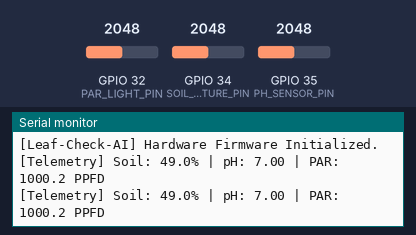
The program below on a simulated ESP32. On the bench: the last lines printed to the serial monitor. The inputs (shaded band) are chosen by the test bench; at power-on: GPIO 32 (PAR_LIGHT_PIN) = 2048, GPIO 34 (SOIL_MOISTURE_PIN) = 2048, GPIO 35 (PH_SENSOR_PIN) = 2048.

Above: at 5.8 s.
5.9 s: GPIO 32 (PAR_LIGHT_PIN) set to 2866
At 10.9 s:
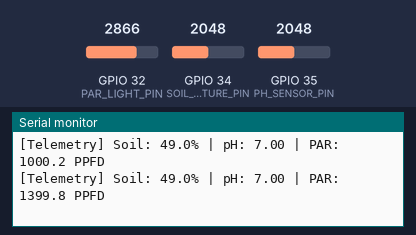
11.9 s: GPIO 34 (SOIL_MOISTURE_PIN) set to 2866
At 15.9 s:
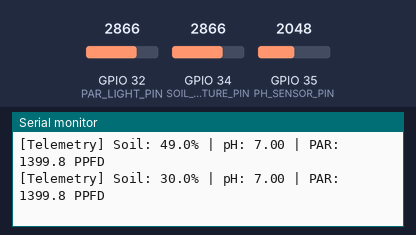
17.9 s: GPIO 35 (PH_SENSOR_PIN) set to 2866
At 20.9 s:
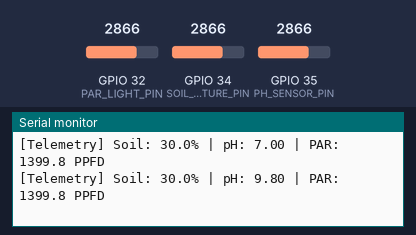
23.9 s: GPIO 32 (PAR_LIGHT_PIN) set to 3603
At 26.0 s:
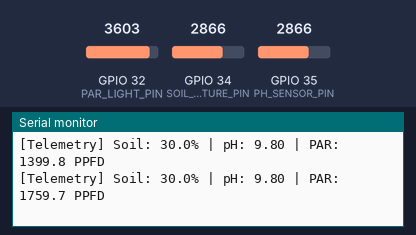
29.9 s: GPIO 34 (SOIL_MOISTURE_PIN) set to 3603
At 31.0 s:
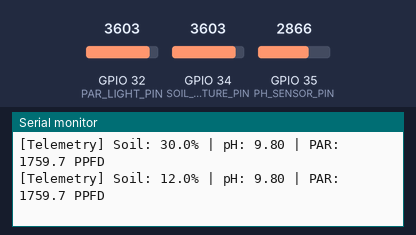
35.9 s: GPIO 35 (PH_SENSOR_PIN) set to 3603
At 41.1 s:
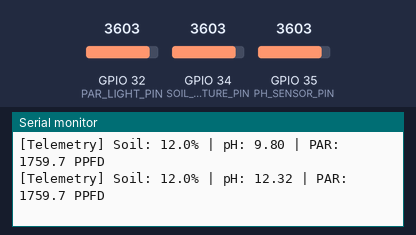
Timing chart, 0 to 42.6 s (numbered marks = the images above; inputs shaded):
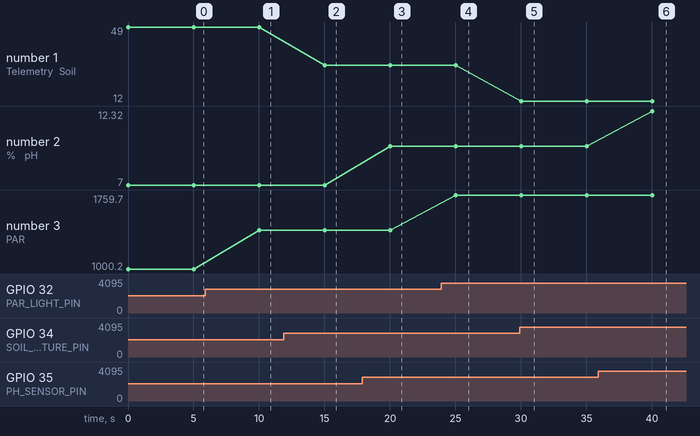

The program:

main.cpp
```cpp
/**
 * Leaf-Check-AI ESP32 Hardware Firmware
 * Hardware Sensor Telemetry Reader (Soil Moisture, pH, PAR Light)
 */

#include <Arduino.h>

// Pin Definitions
#define SOIL_MOISTURE_PIN 34
#define PH_SENSOR_PIN     35
#define PAR_LIGHT_PIN     32

void setup() {
  Serial.begin(115200);
  pinMode(SOIL_MOISTURE_PIN, INPUT);
  pinMode(PH_SENSOR_PIN, INPUT);
  pinMode(PAR_LIGHT_PIN, INPUT);
  Serial.println("[Leaf-Check-AI] Hardware Firmware Initialized.");
}

void loop() {
  int rawSoil = analogRead(SOIL_MOISTURE_PIN);
  int rawPH   = analogRead(PH_SENSOR_PIN);
  int rawPAR  = analogRead(PAR_LIGHT_PIN);

  // Convert raw readings
  float soilPct = map(rawSoil, 4095, 0, 0, 100);
  float phVal   = (rawPH / 4095.0) * 14.0;
  float parPPFD = (rawPAR / 4095.0) * 2000.0;

  Serial.printf("[Telemetry] Soil: %.1f%% | pH: %.2f | PAR: %.1f PPFD\n", soilPct, phVal, parPPFD);

  delay(5000);
}
```

Measured:
- after the input at 5.9 s, the serial monitor: prints a new line after 4.1 s (image 1)
- after the input at 11.9 s, the serial monitor: prints a new line after 3.1 s (image 2)
- after the input at 17.9 s, the serial monitor: prints a new line after 2.1 s (image 3)
- after the input at 23.9 s, the serial monitor: prints a new line after 1.1 s (image 4)
- after the input at 29.9 s, the serial monitor: prints a new line after 0.11 s (image 5)
- after the input at 35.9 s, the serial monitor: prints a new line after 4.1 s (image 6)
- plotted number 1: 49 → 30 after the input at 11.9 s, 30 → 12 after the input at 29.9 s
- plotted number 2: 7 → 9.8 after the input at 17.9 s, 9.8 → 12.32 after the input at 35.9 s
